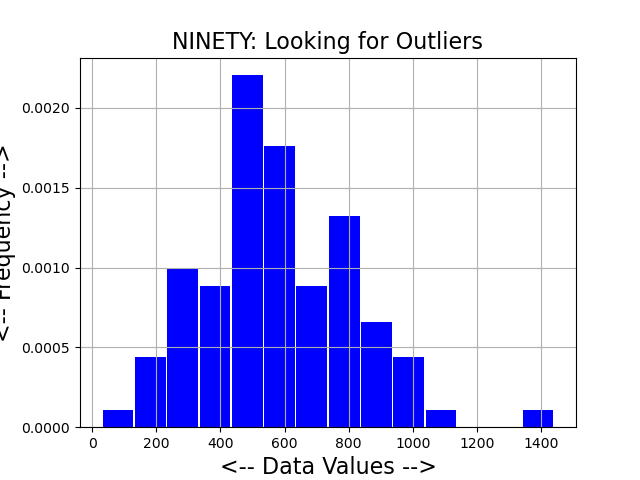

Generate this figure with Python:
#! /usr/bin/env python3
#
def ninety_histogram ( ):

#*****************************************************************************80
#
## ninety_histogram() uses a histogram to find outliers in 90 data values.
#
#  Discussion:
#
#    Because the number of data points is fairly large, we hope that a 
#    histogram will show us whether any values are outliers.
#
#  Licensing:
#
#    This code is distributed under the MIT license.
#
#  Modified:
#
#    24 April 2019
#
#  Author:
#
#    John Burkardt
#
  import matplotlib
  import matplotlib.pyplot as plt
  import numpy as np
  import platform

  print ( '' )
  print ( 'ninety_histogram():' )
  print ( '  python version:     ' + platform.python_version ( ) )
  print ( '  numpy version:      ' + np.version.version )
  print ( '  matplotlib version: ' + matplotlib.__version__ )
  print ( '  Read a text file of 90 values, and create a histogram' )
  print ( '  that will expose outliers as isolated values.' )
#
#  Read the values from the file.
#
  filename = 'ninety_data.txt'
  data = np.loadtxt ( filename )

  t = data[:]
  t_num = len ( t )
  print ( '  %d data records read from file' % ( t_num ) )

  bins = 14
  n, bins, patches = plt.hist ( t, bins, density = 1, facecolor = 'blue', rwidth = 0.95 )

  plt.grid ( True )
  plt.title ( 'NINETY: Looking for Outliers', fontsize = 16 )
  plt.xlabel ( '<-- Data Values -->', fontsize = 16 )
  plt.ylabel ( '<-- Frequency -->', fontsize = 16 )
  filename = 'ninety_histogram.png'
  plt.savefig ( filename )
  print ( '' )
  print ( '  Graphics saved as "' + filename + '"' )
  plt.show ( block = False )
  plt.close ( )
#
#  Terminate.
#
  print ( '' )
  print ( 'ninety_histogram():' )
  print ( '  Normal end of execution.' )
  return

def timestamp ( ):

#*****************************************************************************80
#
## timestamp() prints the date as a timestamp.
#
#  Licensing:
#
#    This code is distributed under the MIT license. 
#
#  Modified:
#
#    06 April 2013
#
#  Author:
#
#    John Burkardt
#
  import time

  t = time.time ( )
  print ( time.ctime ( t ) )

  return

if ( __name__ == '__main__' ):
  timestamp ( )
  ninety_histogram ( )
  timestamp ( )
